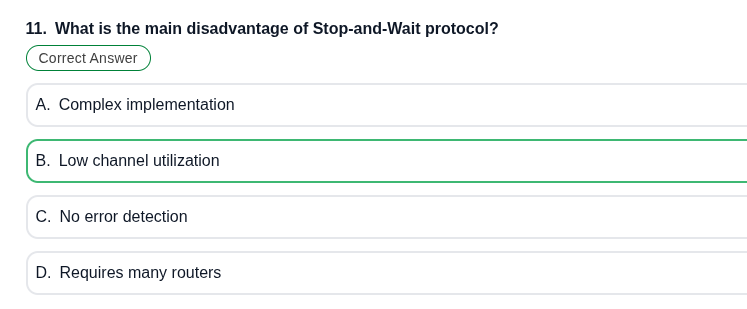
#> input picture image.png, 747 x 309 px
$ python Image_to_String.py
#> lines starting #> are read from the running program, lines starting #| are printed output that depends on the picture; after the words box and inside, x2 and y2 are one past the last pixel; in counts of white or black regions, pixels touching at a corner belong together
#> further down, img is the input picture: shape (309, 747, 3); mean B, G, R 247.9, 248.5, 246.5
import cv2
import pytesseract
import numpy as np
import re
import os
import sys
import shutil
# Fedora: Tesseract is in system path, no need for explicit path
# pytesseract.pytesseract.tesseract_cmd = "/usr/bin/tesseract"

# =========================
# Preprocessing functions
# =========================

def resize_image(img, scale=2):
    """Resize image using cubic interpolation for better OCR."""
#> called with scale = 2
    return cv2.resize(img, None, fx=scale, fy=scale, interpolation=cv2.INTER_CUBIC)
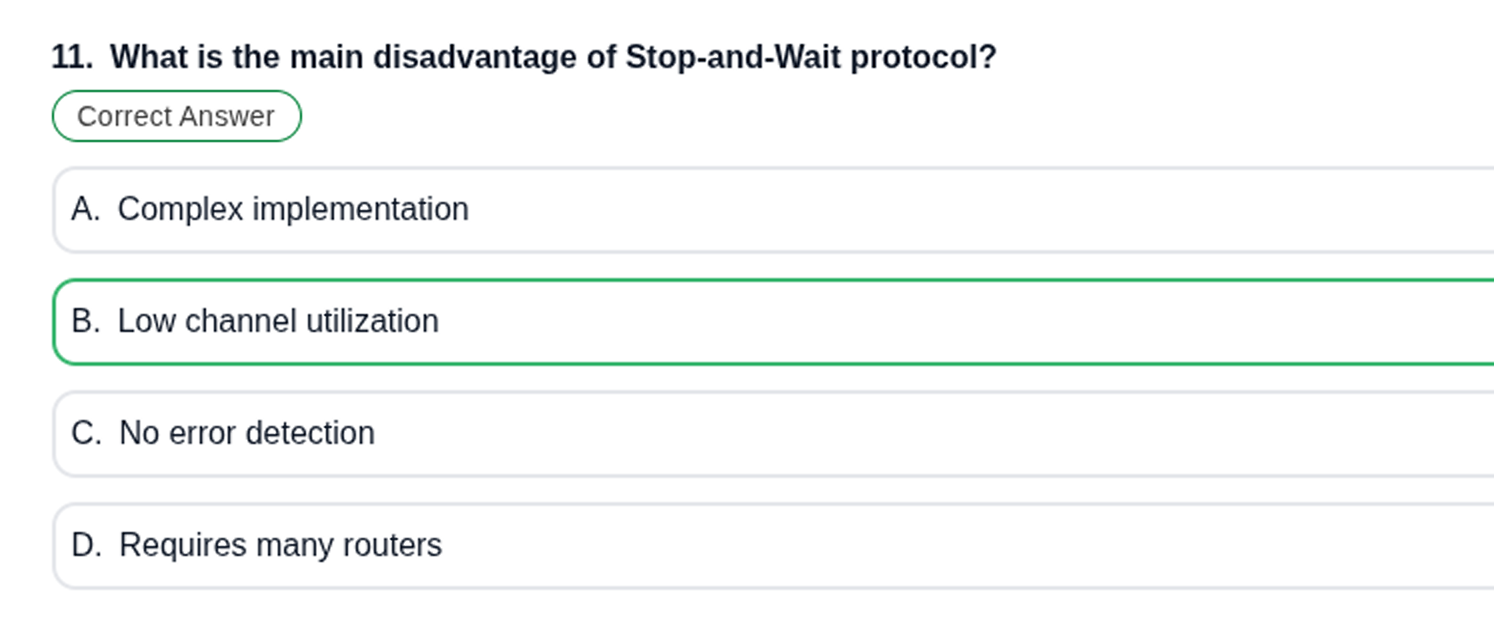
#> returned value: shape (618, 1494, 3); mean of channels 0, 1, 2 247.5, 248.1, 246; drawn as B, G, R

def get_grayscale(img):
    """Convert image to grayscale."""
    return cv2.cvtColor(img, cv2.COLOR_BGR2GRAY)
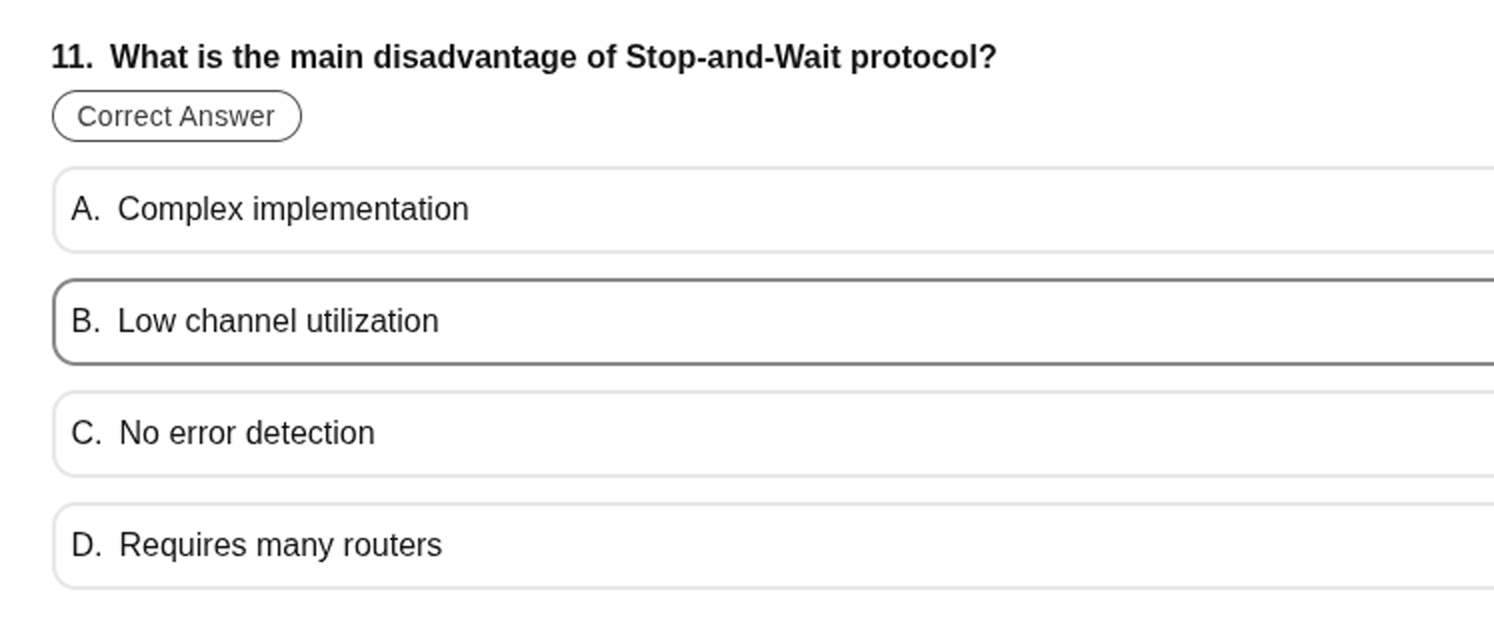
#> returned value: shape (618, 1494); min 0, max 255, mean 247.4

def remove_noise(img):
    """Remove noise using median blur."""
    return cv2.medianBlur(img, 3)

def adaptive_thresh(img):
    """Apply adaptive Gaussian thresholding."""
    return cv2.adaptiveThreshold(
        img, 255, cv2.ADAPTIVE_THRESH_GAUSSIAN_C, cv2.THRESH_BINARY, 31, 2
    )
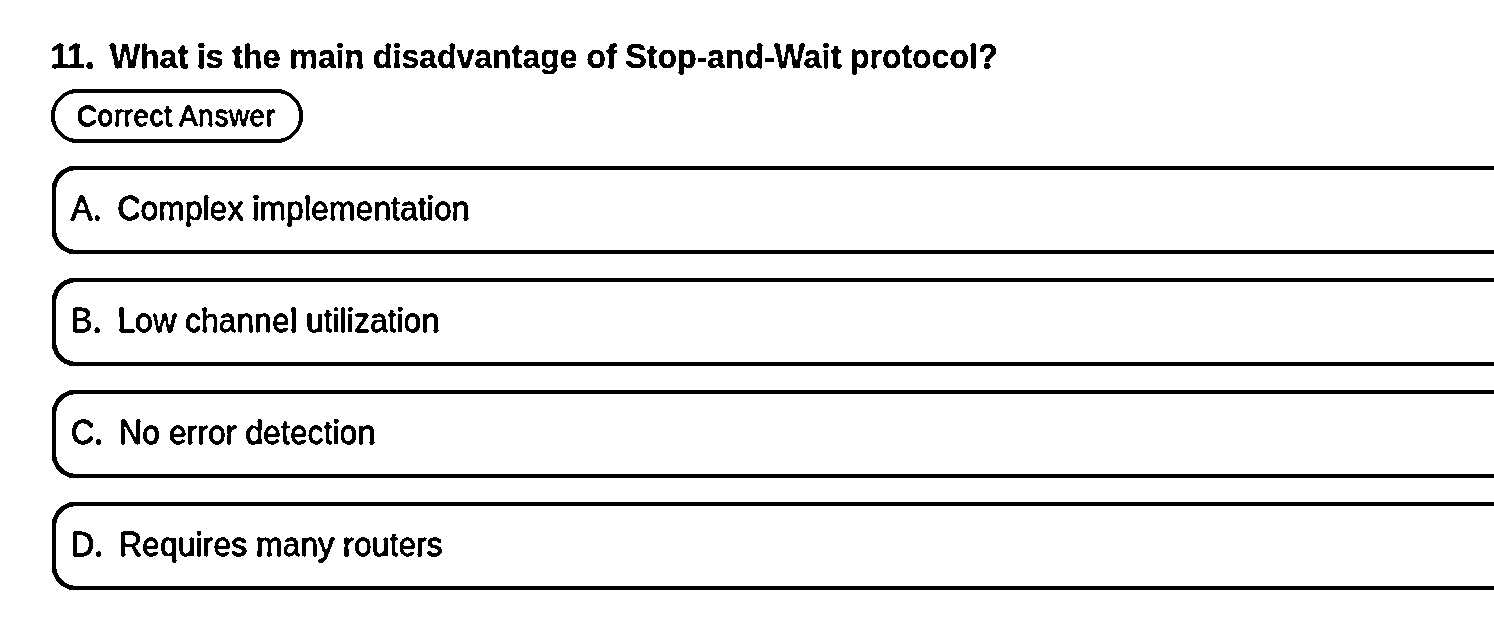
#> returned value: shape (618, 1494); 92% white; 163 black regions (3 under 20 px), largest, box (x1, y1, x2, y2) and area: (52, 278, 1494, 366) 11830, (52, 166, 1494, 254) 11822, (52, 390, 1494, 478) 11822

def opening(img):
    """Apply morphological opening to clean image."""
    kernel = np.ones((2, 2), np.uint8)
    return cv2.morphologyEx(img, cv2.MORPH_OPEN, kernel)
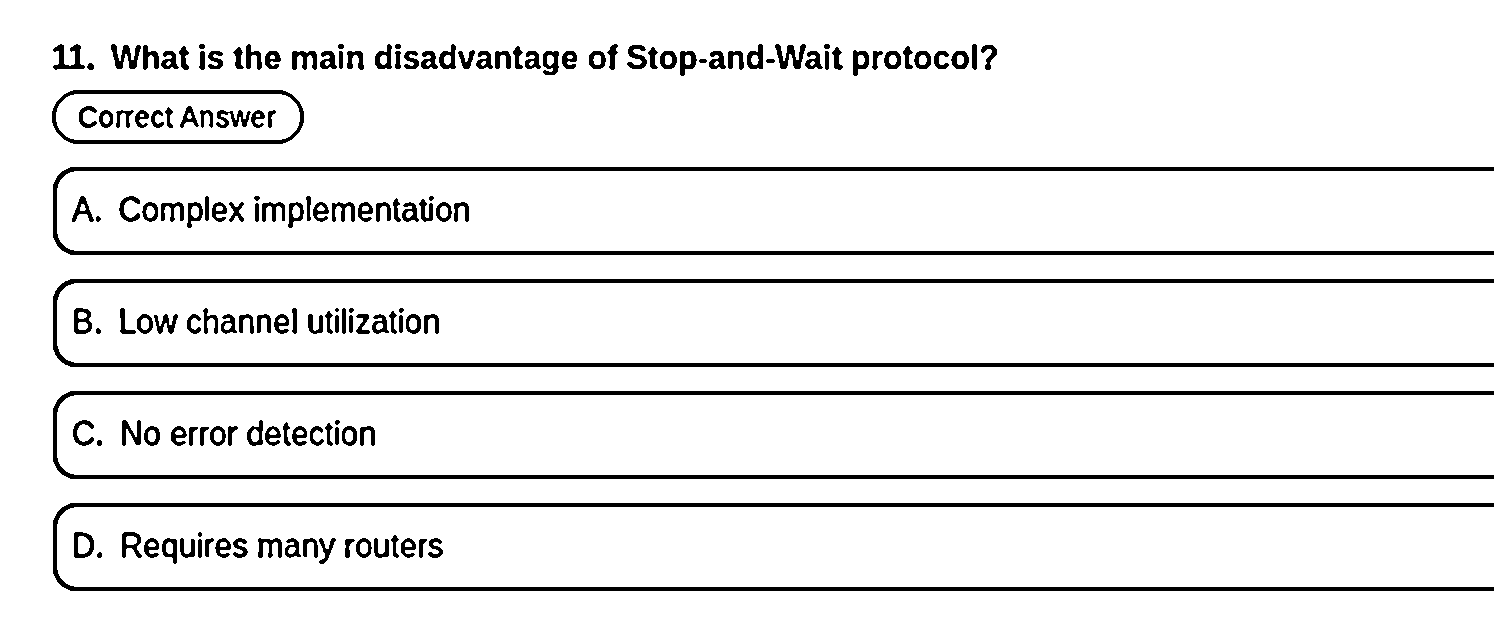
#> returned value: shape (618, 1494); 92% white; 162 black regions (6 under 20 px), largest, box (x1, y1, x2, y2) and area: (53, 279, 1494, 367) 11822, (53, 167, 1494, 255) 11814, (53, 391, 1494, 479) 11814

def preprocess(img):
    """Run full preprocessing pipeline."""
    img = resize_image(img, scale=2)
    gray = get_grayscale(img)
    thresh = adaptive_thresh(gray)
    denoised = remove_noise(thresh)
    clean = opening(denoised)
    return clean

# =========================
# OCR function
# =========================

def ocr_image(img):
    """Perform OCR on preprocessed image."""
    processed = preprocess(img)
    custom_config = r'--oem 3 --psm 6'  # LSTM engine, assume block of text
#> (the run stopped early here; a loop or call above may not have finished)
